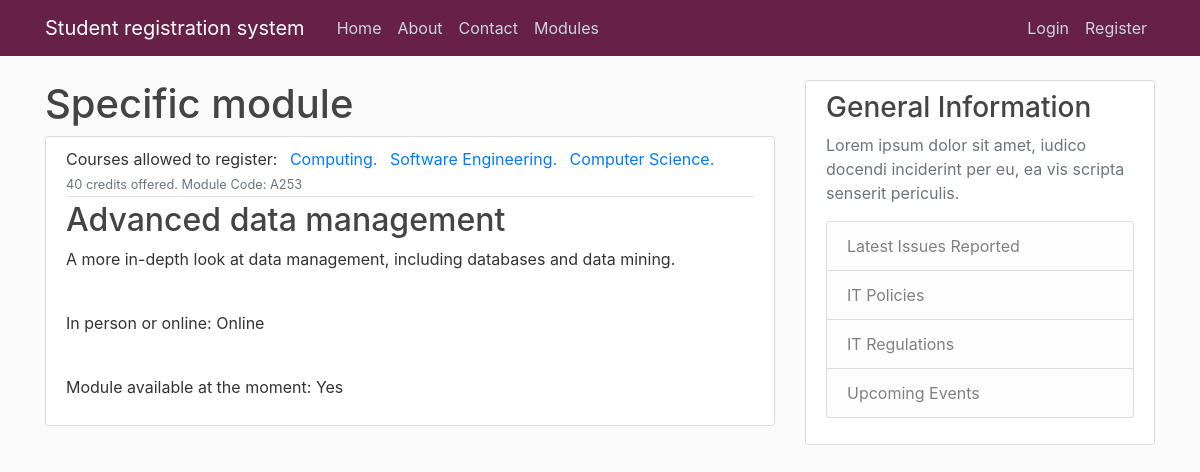
Screenshot of /module/A253 with the database file from the repository.
### ModuleRegistrationSystem/models.py (models this page shows, shortened)
class Course(models.Model):
    name = models.CharField(max_length = 20)
    startDate = models.DateField(default = timezone.now)
    duration = models.CharField(max_length = 10 ,choices= [('1 year', '1 year'), ('2 years', '2 years'), ('3 years', '3 years')])
    description = models.TextField()
    def __str__(self):
        return f'{self.name}'

class Module(models.Model):
    name = models.CharField(max_length= 40)
    code = models.CharField(max_length= 4, primary_key= 'code')
    credit = models.IntegerField(choices= [(20, 20), (40, 40), (60, 60)])
    category = models.CharField(max_length= 20, choices= [('In-person', 'In person'), ('Online', 'Online')])
    description = models.TextField()
    availability = models.BooleanField(default=True)
    coursesAllowedToRegister = models.ManyToManyField(Course)
    def __str__(self):
        return f'{self.name}'

### ModuleRegistrationSystem/views.py (the view)
# urls.py: path('module/<str:pk>', ModuleDetailView.as_view(), name='module-detail'),
class ModuleDetailView(DetailView):
        model = Module

### ModuleRegistrationSystem/templates/ModuleRegistrationSystem/module_detail.html (shortened to what this page needs)
{% extends "ModuleRegistrationSystem/base.html" %}
{% block content %}
    <h1>Specific module </h1>
    <article class="media content-section">
        <div class="media-body">
            <div class="article-metadata">
                <a class="mr-2">Courses allowed to register: {% for coursesAllowedToRegister in object.coursesAllowedToRegister.all %} <a class="mr-2" href="#"> {{ coursesAllowedToRegister }}. </a>
                    {% endfor %}</a>
                <small class="text-muted">{{ object.credit }} credits offered. Module Code: {{ object.code }}</small>
            </div>
            <h2><a class="article-title">{{ object }}</a></h2>
            <p class="article-content">{{ object.description }}</p></br>
            <p class="article-content">In person or online: {{ object.category }}</p></br>
            {% if object.availability == True %}
                <p class="article-content">Module available at the moment: Yes</p>
            {% else %}
                <p class="article-content">Module available at the moment: No</p>
            {% endif %}
        </div>
    </article>
{% endblock content %}

### ModuleRegistrationSystem/static/css/styles.css (style rules this page uses)
html { position: relative; min-height: 100%; }
body { background: #fafafa; color: #333333; margin-top: 5rem; margin-bottom: 50px; }
h1, h2, h3, h4, h5, h6 { color: #444444; }
.content-section { background: #ffffff; padding: 10px 20px; border: 1px solid #dddddd; border-radius: 3px; margin-bottom: 20px; }
.article-title { color: #444444; }
.article-content { white-space: pre-line; }
.article-metadata { padding-bottom: 1px; margin-bottom: 4px; border-bottom: 1px solid #e3e3e3 }

### rows the page displays
Course: name "Computing"
Course: name "Software Engineering"
Course: name "Computer Science"
Module: credit "40", code "A253", name "Advanced data management", description "A more in-depth look at data management, including databases and data mining.", category "Online"
